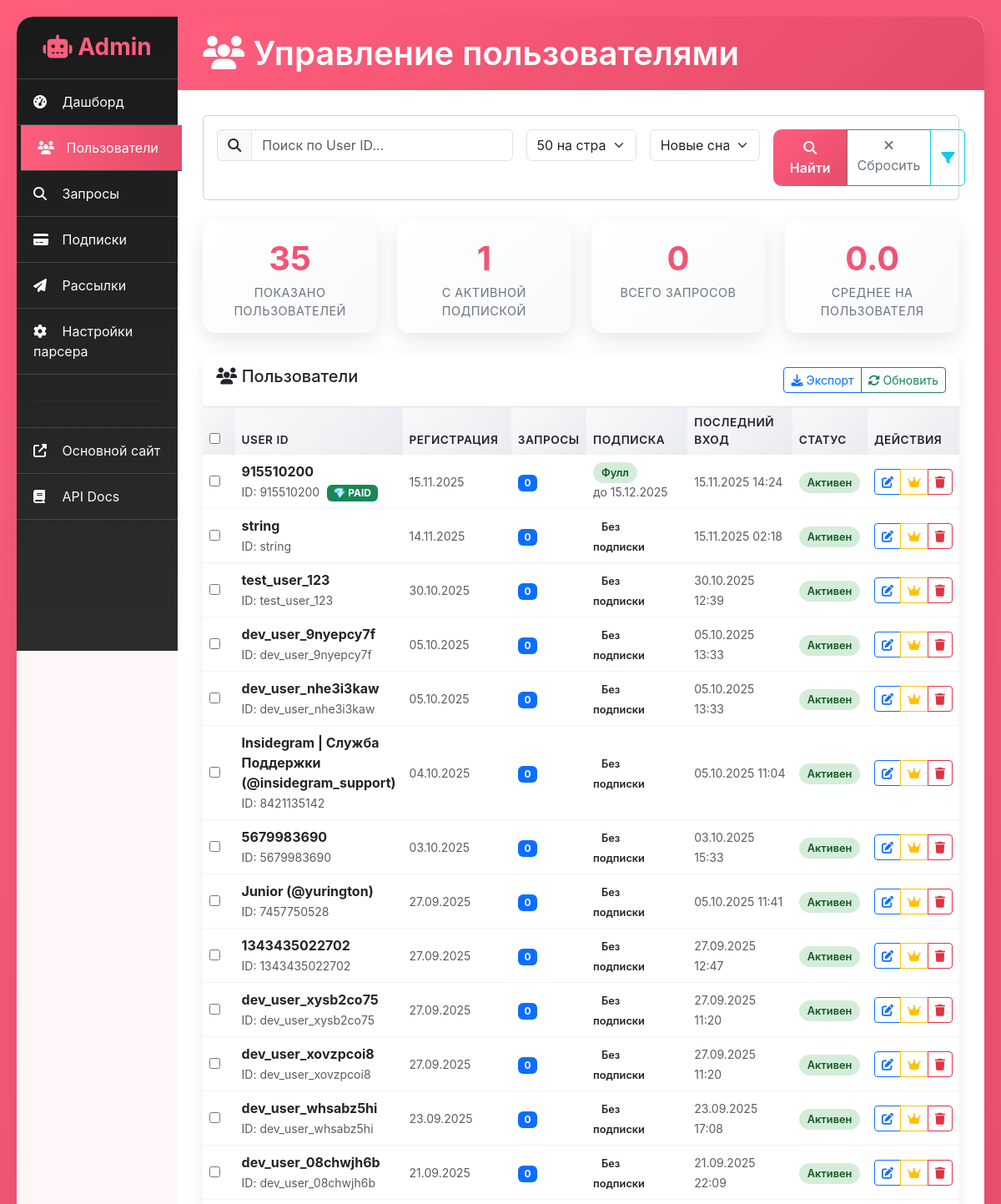
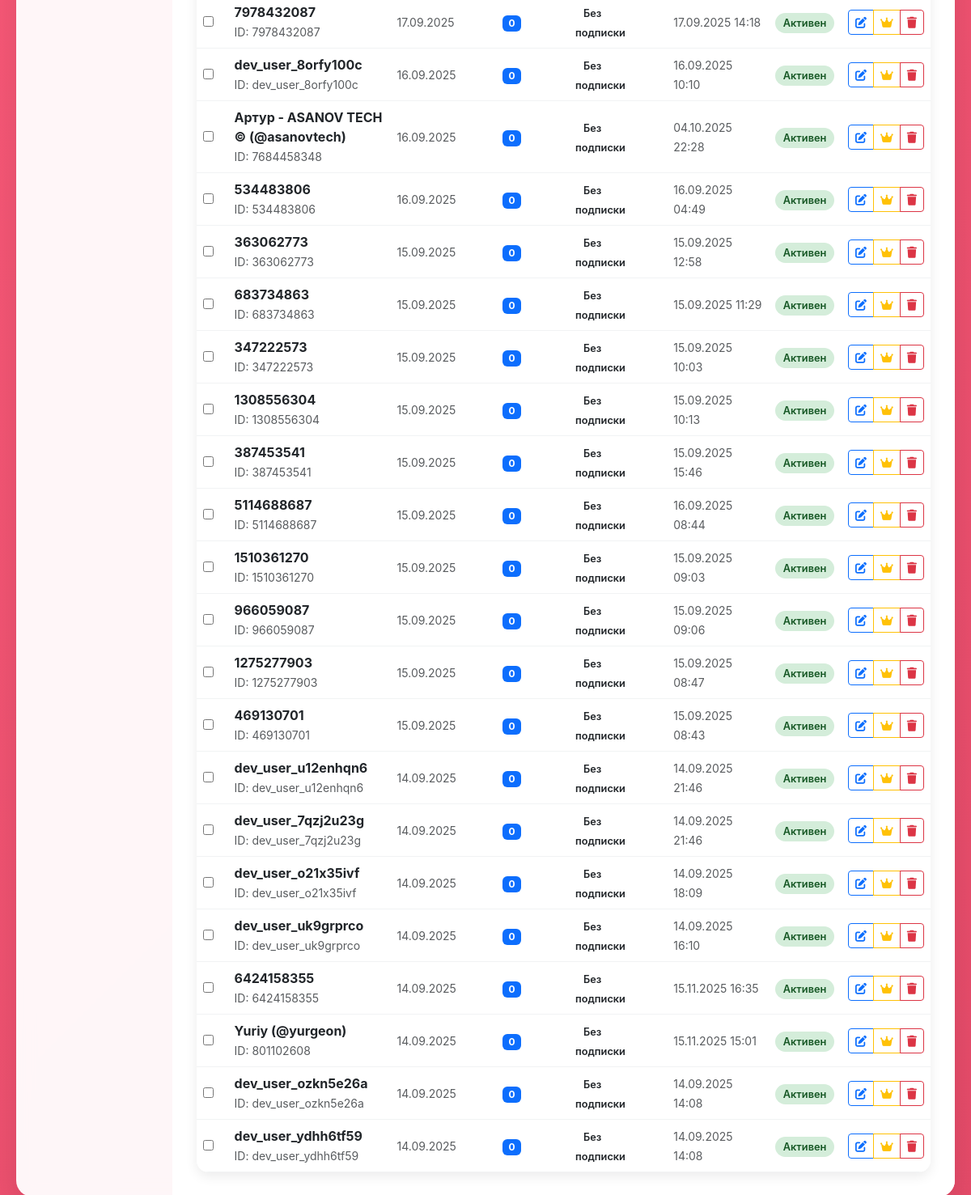
Screenshot of /admin/users with the database file from the repository (2 pictures, top to bottom).
### models.py (models this page shows)
class User(Base):
    __tablename__ = "users"
    id = Column(Integer, primary_key=True, index=True)
    user_id = Column(String(50), unique=True, index=True, nullable=False)  # Уникальный ID пользователя
    created_at = Column(DateTime(timezone=True), server_default=func.now())
    updated_at = Column(DateTime(timezone=True), onupdate=func.now())
    first_name = Column(String(100), nullable=True)  # Имя из Telegram
    last_name = Column(String(100), nullable=True)   # Фамилия из Telegram
    telegram_username = Column(String(100), nullable=True)  # Username из Telegram (@username)
    is_paid = Column(Boolean, default=False)
    current_tariff_id = Column(Integer, ForeignKey("tariffs.id"), nullable=True)
    subscription_start = Column(DateTime(timezone=True), nullable=True)
    subscription_end = Column(DateTime(timezone=True), nullable=True)
    is_active = Column(Boolean, default=True)
    last_login = Column(DateTime(timezone=True), nullable=True)
    total_requests = Column(Integer, default=0)  # Общее количество запросов
    remaining_requests = Column(Integer, default=0)  # Оставшиеся запросы для комбо тарифов
    current_tariff = relationship("Tariff", back_populates="users")
    payments = relationship("Payment", back_populates="user")
    subscription_history = relationship("SubscriptionHistory", back_populates="user")
    support_requests = relationship("SupportRequest", back_populates="user")
    activities = relationship("UserActivity", back_populates="user")
    scheduled_notifications = relationship("NotificationSchedule", back_populates="user")

### admin.py (the view)
@admin_router.get("/users", response_class=HTMLResponse)
async def admin_users(request: Request, db: Session = Depends(get_db),
                     page: int = 1, search: Optional[str] = None,
                     page_size: int = 50, sort: Optional[str] = None):
    page_size = min(max(page_size, 10), 1000)
    users = crud.get_users_with_stats(db, page=page, search=search, page_size=page_size, sort=sort)
    total_users = crud.get_total_users_count(db)
    total_pages = (total_users + page_size - 1) // page_size  # Округление вверх
    return templates.TemplateResponse("admin/users.html", {
        "request": request,
        "users": users,
        "current_page": page,
        "total_pages": total_pages,
        "search": search or "",
        "page_size": page_size,
        "sort": sort or "created_desc",
        "page_title": "Управление пользователями"
    })

### templates/admin/users.html (shortened to what this page needs)
{% extends "admin/base.html" %}
{% block page_icon %}fas fa-users{% endblock %}
{% block content %}
<div class="row mb-4">
    <div class="col-12">
        <div class="card">
            <div class="card-body">
                <form method="GET" class="row g-3" id="searchForm">
                    <div class="col-lg-5">
                        <div class="input-group">
                            <span class="input-group-text"><i class="fas fa-search"></i></span>
                            <input type="text" class="form-control" name="search" value="{{ search }}"
                                   placeholder="Поиск по User ID..." id="searchInput">
                        </div>
                    </div>
                    <div class="col-lg-2">
                        <select class="form-select" name="page_size" onchange="this.form.submit()">
                            <option value="50" {% if page_size == 50 %}selected{% endif %}>50 на странице</option>
                        </select>
                    </div>
                    <div class="col-lg-2">
                        <select class="form-select" name="sort" onchange="this.form.submit()">
                            <option value="created_desc" {% if sort == 'created_desc' %}selected{% endif %}>Новые сначала</option>
                        </select>
                    </div>
                    <div class="col-lg-3">
                        <div class="btn-group w-100">
                            <button type="submit" class="btn btn-admin">
                                <i class="fas fa-search"></i> Найти
                            </button>
                            <a href="/admin/users" class="btn btn-outline-secondary">
                                <i class="fas fa-times"></i> Сбросить
                            </a>
                            <button type="button" class="btn btn-outline-info" onclick="toggleAdvancedSearch()">
                                <i class="fas fa-filter"></i>
                            </button>
                        </div>
                    </div>
                </form>
            </div>
        </div>
    </div>
</div>
<div class="row mb-4">
    <div class="col-md-3">
        <div class="card metric-card">
            <div class="card-body text-center">
                <div class="metric-value">{{ users|length }}</div>
                <div class="metric-label">Показано пользователей</div>
            </div>
        </div>
    </div>
    <div class="col-md-3">
        <div class="card metric-card">
            <div class="card-body text-center">
                <div class="metric-value">{{ users|selectattr("has_active_subscription")|list|length }}</div>
                <div class="metric-label">С активной подпиской</div>
            </div>
        </div>
    </div>
    <div class="col-md-3">
        <div class="card metric-card">
            <div class="card-body text-center">
                <div class="metric-value">{{ users|sum(attribute="profiles_count") }}</div>
                <div class="metric-label">Всего запросов</div>
            </div>
        </div>
    </div>
    <div class="col-md-3">
        <div class="card metric-card">
            <div class="card-body text-center">
                <div class="metric-value">{{ (users|sum(attribute="profiles_count") / (users|length or 1))|round(1) }}</div>
                <div class="metric-label">Среднее на пользователя</div>
            </div>
        </div>
    </div>
</div>
<div class="table-container">
    <div class="p-3 border-bottom d-flex justify-content-between align-items-center">
        <h5><i class="fas fa-users"></i> Пользователи</h5>
        <div class="btn-group">
            <button class="btn btn-outline-primary btn-sm" onclick="exportUsers()">
                <i class="fas fa-download"></i> Экспорт
            </button>
            <button class="btn btn-outline-success btn-sm" onclick="refreshUsers()">
                <i class="fas fa-sync-alt"></i> Обновить
            </button>
        </div>
    </div>
    <div class="table-responsive">
        <table class="table mb-0" id="usersTable">
            <thead>
                <tr>
                    <th width="20%">User ID</th>
                    <th width="15%">Регистрация</th>
                    <th width="10%">Запросы</th>
                    <th width="15%">Подписка</th>
                    <th width="15%">Последний вход</th>
                    <th width="10%">Статус</th>
                    <th width="15%">Действия</th>
                </tr>
            </thead>
            <tbody>
                {% for user_data in users %}
                <tr data-user-id="{{ user_data.user.user_id }}">
                    <td>
                        <strong>{{ user_data.display_name }}</strong>
                        {% if user_data.ig_username != user_data.user.user_id %}
                        <br><small class="text-muted">ID: {{ user_data.user.user_id }}</small>
                        {% endif %}
                        {% if user_data.user.is_paid %}
                        <span class="badge bg-success ms-1">💎 PAID</span>
                        {% endif %}
                    </td>
                    <td>
                        <small class="text-muted">
                            {{ user_data.user.created_at.strftime('%d.%m.%Y') if user_data.user.created_at else '-' }}
                        </small>
                    </td>
                    <td>
                        <span class="badge bg-primary">{{ user_data.profiles_count }}</span>
                    </td>
                    <td>
                        {% if user_data.has_active_subscription %}
                        <span class="status-badge status-active">{{ user_data.tariff_name }}</span>
                        {% if user_data.subscription_end %}
                        <br><small class="text-muted">до {{ user_data.subscription_end.strftime('%d.%m.%Y') }}</small>
                        {% endif %}
                        {% else %}
                        <span class="status-badge">Без подписки</span>
                        {% endif %}
                    </td>
                    <td>
                        {% if user_data.user.last_login %}
                        <small class="text-muted">{{ user_data.user.last_login.strftime('%d.%m.%Y %H:%M') }}</small>
                        {% else %}
                        <small class="text-muted">Никогда</small>
                        {% endif %}
                    </td>
                    <td>
                        {% if user_data.user.is_active %}
                        <span class="status-badge status-active">Активен</span>
                        {% else %}
                        <span class="status-badge status-failed">Заблокирован</span>
                        {% endif %}
                    </td>
                    <td>
                        <div class="btn-group btn-group-sm">
                            <button class="btn btn-outline-primary" onclick="editUser('{{ user_data.user.user_id }}')"
                                    title="Редактировать">
                                <i class="fas fa-edit"></i>
                            </button>
                            <button class="btn btn-outline-warning" onclick="changeTariff('{{ user_data.user.user_id }}')"
                                    title="Изменить тариф">
                                <i class="fas fa-crown"></i>
                            </button>
                            <button class="btn btn-outline-danger" onclick="deleteUser('{{ user_data.user.user_id }}')"
                                    title="Удалить">
                                <i class="fas fa-trash"></i>
                            </button>
                        </div>
                    </td>
                </tr>
                {% endfor %}
            </tbody>
        </table>
    </div>
</div>
{% endblock %}

### templates/admin/base.html (style rules this page uses)
:root { --primary-color: #FF5E7D; --secondary-color: #E54B69; --dark-bg: #1a1a1a; --card-bg: #2d2d2d; --text-light: #f8f9fa; --border-color: #444; }
body { background: linear-gradient(135deg, var(--primary-color), var(--secondary-color)); min-height: 100vh; font-family: 'Inter', sans-serif; }
.metric-card { background: linear-gradient(135deg, white, #f8f9fa); border: none; border-radius: 15px; box-shadow: 0 8px 25px rgba(0, 0, 0, 0.1); transition: transform 0.3s ease, box-shadow 0.3s ease; height: 100%; }
.metric-value { font-size: 2.5rem; font-weight: 700; background: linear-gradient(45deg, var(--primary-color), var(--secondary-color)); -webkit-background-clip: text; -webkit-text-fill-color: transparent; background-clip: text; }
.metric-label { color: #6c757d; font-size: 0.9rem; text-transform: uppercase; letter-spacing: 0.5px; }
.table-container { background: white; border-radius: 15px; overflow: hidden; box-shadow: 0 5px 15px rgba(0, 0, 0, 0.08); }
.table th { background: linear-gradient(135deg, #f8f9fa, #e9ecef); border: none; font-weight: 600; text-transform: uppercase; font-size: 0.85rem; letter-spacing: 0.5px; }
.table td { border-color: #f1f3f4; vertical-align: middle; }
.btn-admin { background: linear-gradient(135deg, var(--primary-color), var(--secondary-color)); border: none; border-radius: 10px; padding: 10px 20px; color: white; font-weight: 600; transition: all 0.3s ease; }
.status-badge { padding: 5px 10px; border-radius: 20px; font-size: 0.8rem; font-weight: 600; }
.status-active { background: #d4edda; color: #155724; }

### rows the page displays
User: display_name "915510200", user.user_id "915510200", is_paid "💎 PAID", user.created_at "15.11.2025", profiles_count "0", tariff_name "Фулл", subscription_end "15.12.2025", user.last_login "15.11.2025 14:24", is_active "Активен"
User: display_name "string", user.user_id "string", user.created_at "14.11.2025", profiles_count "0", shows "Без подписки", user.last_login "15.11.2025 02:18", is_active "Активен"
User: display_name "test_user_123", user.user_id "test_user_123", user.created_at "30.10.2025", profiles_count "0", shows "Без подписки", user.last_login "30.10.2025 12:39", is_active "Активен"
User: display_name "dev_user_9nyepcy7f", user.user_id "dev_user_9nyepcy7f", user.created_at "05.10.2025", profiles_count "0", shows "Без подписки", user.last_login "05.10.2025 13:33", is_active "Активен"
User: display_name "dev_user_nhe3i3kaw", user.user_id "dev_user_nhe3i3kaw", user.created_at "05.10.2025", profiles_count "0", shows "Без подписки", user.last_login "05.10.2025 13:33", is_active "Активен"
User: user.user_id "8421135142", user.created_at "04.10.2025", user.last_login "05.10.2025 11:04"
User: display_name "5679983690", user.user_id "5679983690", user.created_at "03.10.2025", profiles_count "0", shows "Без подписки", user.last_login "03.10.2025 15:33", is_active "Активен"
User: user.user_id "7457750528", user.created_at "27.09.2025", user.last_login "05.10.2025 11:41"
User: display_name "1343435022702", user.user_id "1343435022702", user.created_at "27.09.2025", profiles_count "0", shows "Без подписки", user.last_login "27.09.2025 12:47", is_active "Активен"
User: display_name "dev_user_xysb2co75", user.user_id "dev_user_xysb2co75", user.created_at "27.09.2025", profiles_count "0", shows "Без подписки", user.last_login "27.09.2025 11:20", is_active "Активен"
User: display_name "dev_user_xovzpcoi8", user.user_id "dev_user_xovzpcoi8", user.created_at "27.09.2025", profiles_count "0", shows "Без подписки", user.last_login "27.09.2025 11:20", is_active "Активен"
User: display_name "dev_user_whsabz5hi", user.user_id "dev_user_whsabz5hi", user.created_at "23.09.2025", profiles_count "0", shows "Без подписки", user.last_login "23.09.2025 17:08", is_active "Активен"
User: display_name "dev_user_08chwjh6b", user.user_id "dev_user_08chwjh6b", user.created_at "21.09.2025", profiles_count "0", shows "Без подписки", user.last_login "21.09.2025 22:09", is_active "Активен"
User: display_name "7978432087", user.user_id "7978432087", user.created_at "17.09.2025", profiles_count "0", shows "Без подписки", user.last_login "17.09.2025 14:18", is_active "Активен"
User: display_name "dev_user_8orfy100c", user.user_id "dev_user_8orfy100c", user.created_at "16.09.2025", profiles_count "0", shows "Без подписки", user.last_login "16.09.2025 10:10", is_active "Активен"
User: user.user_id "7684458348", user.created_at "16.09.2025", user.last_login "04.10.2025 22:28"
User: display_name "534483806", user.user_id "534483806", user.created_at "16.09.2025", profiles_count "0", shows "Без подписки", user.last_login "16.09.2025 04:49", is_active "Активен"
User: display_name "363062773", user.user_id "363062773", user.created_at "15.09.2025", profiles_count "0", shows "Без подписки", user.last_login "15.09.2025 12:58", is_active "Активен"
User: display_name "683734863", user.user_id "683734863", user.created_at "15.09.2025", profiles_count "0", shows "Без подписки", user.last_login "15.09.2025 11:29", is_active "Активен"
User: display_name "347222573", user.user_id "347222573", user.created_at "15.09.2025", profiles_count "0", shows "Без подписки", user.last_login "15.09.2025 10:03", is_active "Активен"
User: display_name "1308556304", user.user_id "1308556304", user.created_at "15.09.2025", profiles_count "0", shows "Без подписки", user.last_login "15.09.2025 10:13", is_active "Активен"
User: display_name "387453541", user.user_id "387453541", user.created_at "15.09.2025", profiles_count "0", shows "Без подписки", user.last_login "15.09.2025 15:46", is_active "Активен"
User: display_name "5114688687", user.user_id "5114688687", user.created_at "15.09.2025", profiles_count "0", shows "Без подписки", user.last_login "16.09.2025 08:44", is_active "Активен"
User: display_name "1510361270", user.user_id "1510361270", user.created_at "15.09.2025", profiles_count "0", shows "Без подписки", user.last_login "15.09.2025 09:03", is_active "Активен"
User: display_name "966059087", user.user_id "966059087", user.created_at "15.09.2025", profiles_count "0", shows "Без подписки", user.last_login "15.09.2025 09:06", is_active "Активен"
User: display_name "1275277903", user.user_id "1275277903", user.created_at "15.09.2025", profiles_count "0", shows "Без подписки", user.last_login "15.09.2025 08:47", is_active "Активен"
User: display_name "469130701", user.user_id "469130701", user.created_at "15.09.2025", profiles_count "0", shows "Без подписки", user.last_login "15.09.2025 08:43", is_active "Активен"
User: display_name "dev_user_u12enhqn6", user.user_id "dev_user_u12enhqn6", user.created_at "14.09.2025", profiles_count "0", shows "Без подписки", user.last_login "14.09.2025 21:46", is_active "Активен"
User: display_name "dev_user_7qzj2u23g", user.user_id "dev_user_7qzj2u23g", user.created_at "14.09.2025", profiles_count "0", shows "Без подписки", user.last_login "14.09.2025 21:46", is_active "Активен"
User: display_name "dev_user_o21x35ivf", user.user_id "dev_user_o21x35ivf", user.created_at "14.09.2025", profiles_count "0", shows "Без подписки", user.last_login "14.09.2025 18:09", is_active "Активен"
User: display_name "dev_user_uk9grprco", user.user_id "dev_user_uk9grprco", user.created_at "14.09.2025", profiles_count "0", shows "Без подписки", user.last_login "14.09.2025 16:10", is_active "Активен"
User: display_name "6424158355", user.user_id "6424158355", user.created_at "14.09.2025", profiles_count "0", shows "Без подписки", user.last_login "15.11.2025 16:35", is_active "Активен"
User: user.user_id "801102608", user.created_at "14.09.2025", user.last_login "15.11.2025 15:01"
User: display_name "dev_user_ozkn5e26a", user.user_id "dev_user_ozkn5e26a", user.created_at "14.09.2025", profiles_count "0", shows "Без подписки", user.last_login "14.09.2025 14:08", is_active "Активен"
User: display_name "dev_user_ydhh6tf59", user.user_id "dev_user_ydhh6tf59", user.created_at "14.09.2025", profiles_count "0", shows "Без подписки", user.last_login "14.09.2025 14:08", is_active "Активен"

### other values shown
{{ page_title|default('Админ панель') }} "Управление пользователями"
{{ users|length }} "35"
{{ users|selectattr("has_active_subscription")|list|length }} "1"
{{ users|sum(attribute="profiles_count") }} "0"
{{ (users|sum(attribute="profiles_count") / (users|length or 1))|round(1) }} "0.0"
{{ user_data.display_name }} "Insidegram | Служба Поддержки (@insidegram_support)" "Junior (@yurington)" "Артур - ASANOV TECH © (@asanovtech)" "Yuriy (@yurgeon)"
{{ user_data.profiles_count }} "0" "0" "0" "0"
